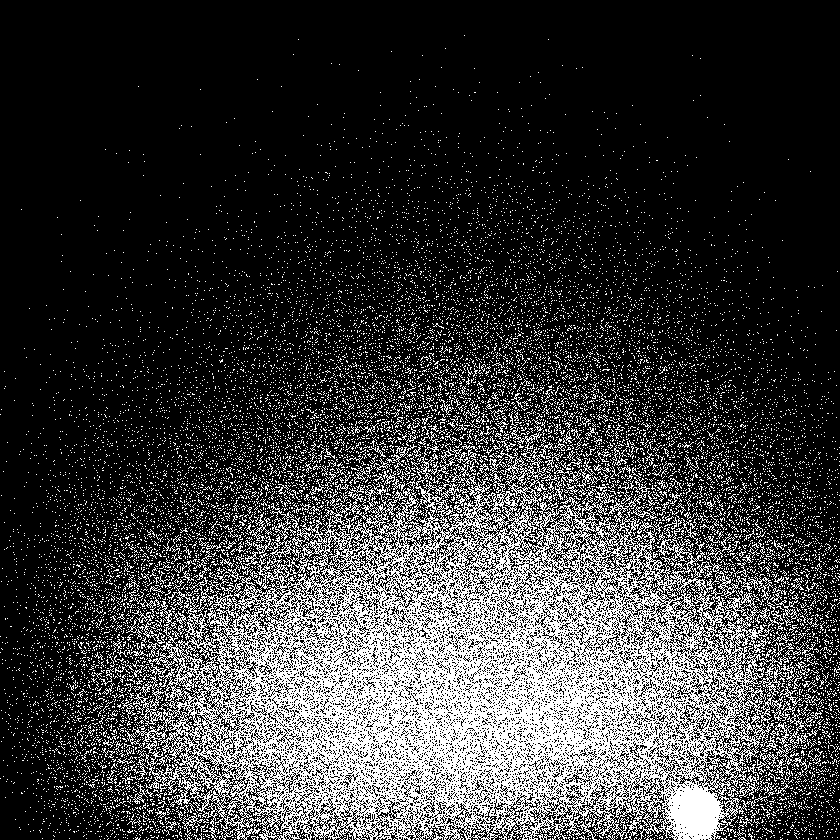
#> input picture TestDataset/ICCExp_B10f01d1.TIF, 840 x 840 px, shrunk from 1104 x 1104 before the run; its folder holds 4 pictures in this run
$ jupyter execute --allow-errors testColoc.ipynb
#> lines starting #> are read from the running program, lines starting #| are printed output that depends on the picture; long printed decimals are rounded
#| chImgToNormalize shape (1, 840, 840)
#> `chMax = np.percentile(chImgToNormalize, 99.999)`: chMax = 423.9
#| chMax is 423.944
#> `chMin = np.min(chImgToNormalize)`: chMin = 0
#| chMin is 0
#> the loop `for i in range(len(chImgToNormalize)):` made 1 pass
#| B10f01d1
#> pass 1, `pic = chImgToNormalize[i]`:
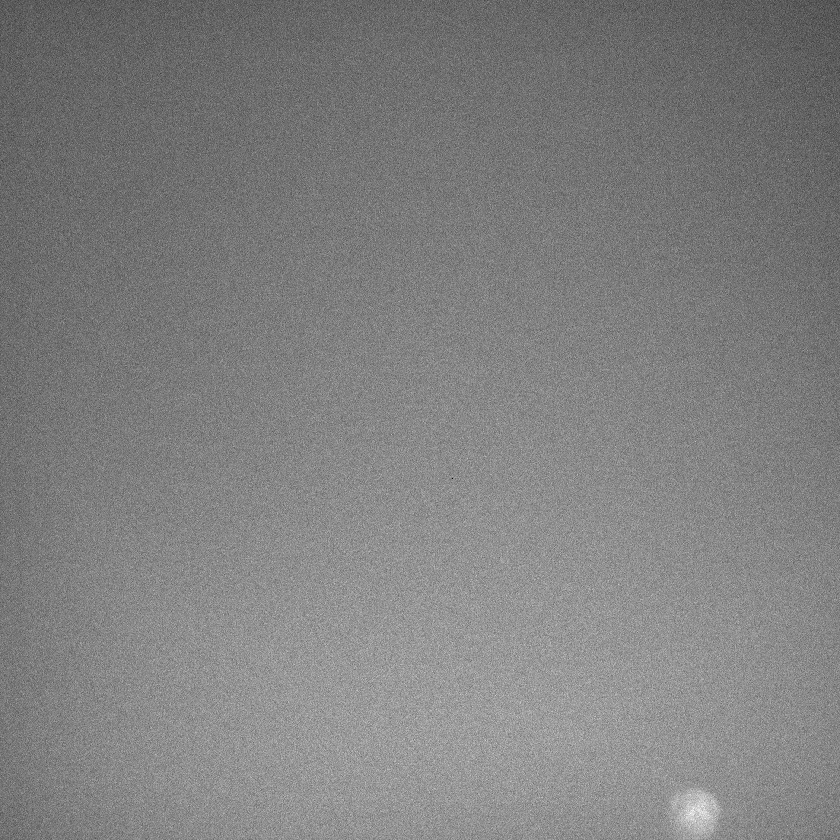
#> pic: shape (840, 840) uint16; min 0, max 452, mean 227.5; drawn with min black and max white
#> after the loop `for i in range(len(chImgToNormalize)):`: normPic: shape (840, 840) float64; min 0, max 255, mean 136.8
#> after the loop `for i in range(len(chImgToNormalize)):`: stretchedImgDict = 1 item
## Things to be modified in different runs

[cell 1]
# modify this
tifFolderDir = "/Users/yiqingmelodywang/Desktop/CMU/Murphy Lab/code/ICCImageAnalysis/TestDataset"
totalNumOfCh = 5
BFCh = 0

[cell 2]
# modify this as needed, if plate design changes
import re
"""
The following dictionaries help filter out the right files for the right purpose
"""
conditionRegexDict = {"fixedOnly":re.compile('[A-Z]02'), "fixedPermCtrl":re.compile('[A-Z]03'),
                "noPrimSec1":re.compile('[A-Z]04'), "noPrimSec2": re.compile('[A-Z]05'),
                "prim1Sec1":re.compile('[A-Z]06'), "prim1Sec2": re.compile('[A-Z]07'),
                "prim2Sec1":re.compile('[A-Z]08'), "prim2Sec2": re.compile('[A-Z]09'),
                "doubleAb":re.compile('[A-Z]1[0-1]')}

chRegexDict = {"actin":re.compile('f..d1'), "sec1":re.compile('f..d2'),
              "sec2":re.compile('f..d4'),"Hoechst":re.compile('f..d3')}

# format is {task: [[conditions to include for the test], [names of the channel to look at]]}
taskDict = {"fixation":[["fixedOnly","fixedPermCtrl"], ["actin"]],
              "permeabilization":[["fixedOnly","fixedPermCtrl"],["Hoechst"]],
             "nonspecificBindingSec1":[["noPrimSec1","prim2Sec1","prim1Sec1"],["sec1"]],
             "nonspecificBindingSec2":[["noPrimSec2","prim1Sec2","prim2Sec2"],["sec2"]],
              "spilloverSec1to2":[["prim1Sec1"],["sec1","sec2"]],
             "spilloverSec2to1":[["prim2Sec2"],["sec2","sec1"]],
             "colocalization":[["doubleAb"],["sec1","sec2"]]}

## General analysis process starts from here

[cell 3]
chList = list(range(totalNumOfCh))
chList.remove(BFCh)

### Contrast stretching

[cell 4]
"""
Read in images
contrast stretch
put images after contrast stretching into separate dictionaries
"""
from pathlib import Path
from skimage import io as sk
import numpy as np
p = Path(tifFolderDir)
stretchedImgDict = {}
genericName = re.compile('[A-Z]..f..d.')
#> (the rest of this cell did not finish here and is left out)
